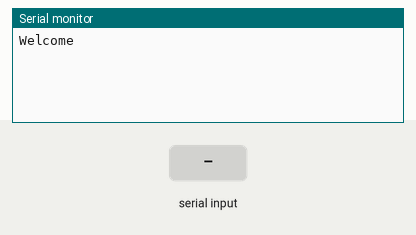
Recording of a sketch running on a simulated ESP8266 (NodeMCU). Shown: the last lines printed to the serial monitor. The test bench sets the inputs (shaded band).

Above: at 1.2 s.
1.3 s: "1" received over the second serial link
At 2.8 s:
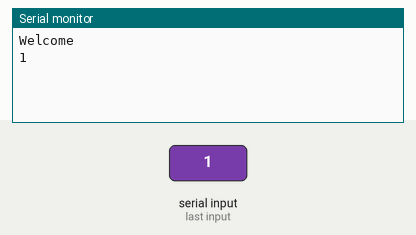
3.8 s: "0" received over the second serial link
At 5.2 s:
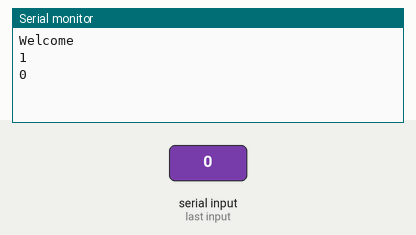
5.3 s: "2" received over the second serial link
At 7.1 s:
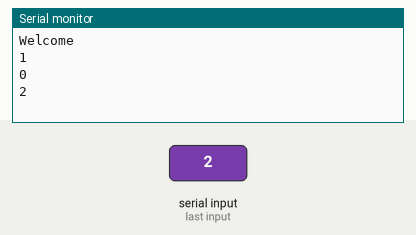

Measured:
- after the input at 1.3 s, the serial monitor: prints a new line after 1.0 s (image 1)
- after the input at 3.8 s, the serial monitor: prints a new line after 1.0 s (image 2)
- after the input at 5.3 s, the serial monitor: prints a new line after 1.0 s (image 3)

The sketch:

Softwere-Serial.ino
```cpp
#include <SoftwareSerial.h>

//uno rx 10 tx 11
//mcu rx D1 tx D2

#define rxPin D1
#define txPin D2

SoftwareSerial digSerial(rxPin, txPin); //Rx, Tx

void setup() {
  Serial.begin(9600);
  Serial.println("Welcome");

  pinMode(rxPin, INPUT);
  pinMode(txPin, OUTPUT);
  digSerial.begin(9600);

}

void loop() {

digSerial.println("Hello from uno.");
Serial.println(digSerial.readString());
}
```
